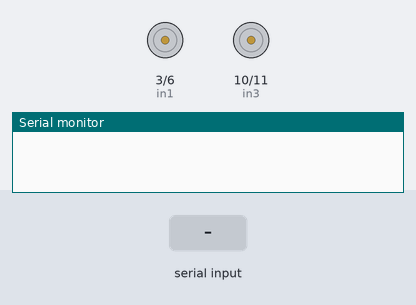
The sketch below on a simulated Arduino Uno, built with avr-gcc and run on an emulated ATmega328P. Parts: motor-driver pin pairs drawn as motors (green arrow = first pin HIGH = forward, orange = second pin HIGH = backward, longer = more drive), the last lines printed to the serial monitor. The test bench sets the inputs (shaded band).

Above: at 1.2 s.
1.3 s: "B" received over the second serial link
At 1.9 s:
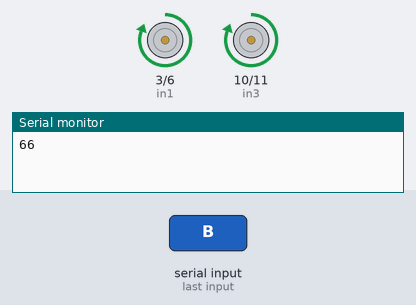
2.8 s: "F" received over the second serial link
At 3.1 s:
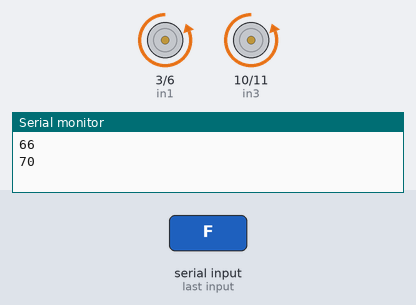
4.3 s: "L" received over the second serial link
At 5.4 s:
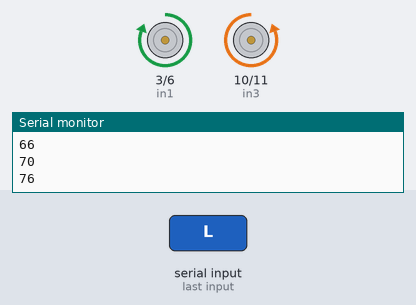
5.8 s: "R" received over the second serial link
At 6.5 s:
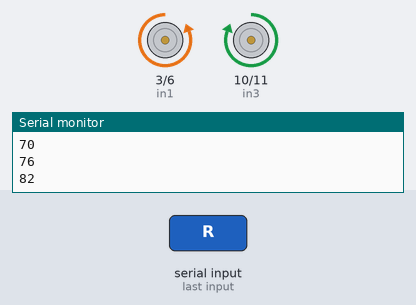
7.3 s: "S" received over the second serial link
At 7.7 s:
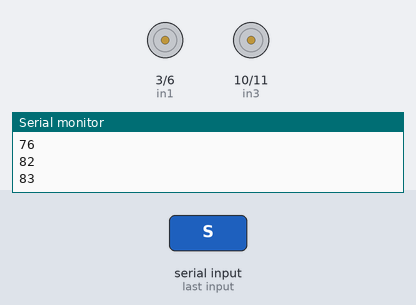
Timing chart, 0 to 9.8 s (numbered marks = the images above; inputs shaded):
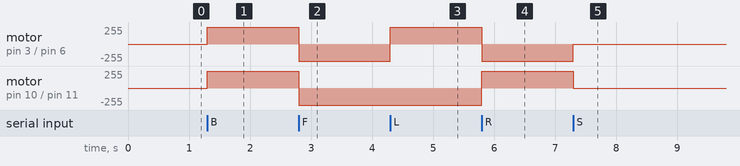

The sketch:

car.ino
```cpp
#include<SoftwareSerial.h>
int in1 = 3;
int in2 = 6;
int in3 = 10;
int in4 = 11;
int x ;
SoftwareSerial HC05(7,8);

void setup() {
  // put your setup code here, to run once:
pinMode(in1,OUTPUT);
pinMode(in2,OUTPUT);
pinMode(in3,OUTPUT);
pinMode(in4,OUTPUT);
Serial.begin(9600);
HC05.begin(9600);
}

void loop() {
  // put your main code here, to run repeatedly:
if(HC05.available())
{
  x = HC05.read();
  Serial.println(x);
}
if(x==83){
  digitalWrite(in1,LOW);
  digitalWrite(in2,LOW);
  digitalWrite(in3,LOW);
  digitalWrite(in4,LOW);
}
if(x==66){
  digitalWrite(in1,HIGH);
  digitalWrite(in2,LOW);
  digitalWrite(in3,HIGH);
  digitalWrite(in4,LOW);

}
if(x==70){
  digitalWrite(in1,LOW);
  digitalWrite(in2,HIGH);
  digitalWrite(in3,LOW);
  digitalWrite(in4,HIGH);

}
if(x==76){
  digitalWrite(in1,HIGH);
  digitalWrite(in2,LOW);
  digitalWrite(in3,LOW);
  digitalWrite(in4,HIGH);

}
if(x==82){
  digitalWrite(in1,LOW);
  digitalWrite(in2,HIGH);
  digitalWrite(in3,HIGH);
  digitalWrite(in4,LOW);
}
}
```

Measured:
- after the input at 1.3 s, motor on pin 3 (in1) / pin 6 (in2), motor on pin 10 (in3) / pin 11 (in4): stopped → forward 255/255 at once
- after the input at 2.8 s, motor on pin 3 (in1) / pin 6 (in2), motor on pin 10 (in3) / pin 11 (in4): forward 255/255 → backward 255/255 at once
- after the input at 4.3 s, motor on pin 3 (in1) / pin 6 (in2): backward 255/255 → forward 255/255 at once
- after the input at 5.8 s, motor on pin 3 (in1) / pin 6 (in2): forward 255/255 → backward 255/255 at once; motor on pin 10 (in3) / pin 11 (in4): backward 255/255 → forward 255/255 at once
- after the input at 7.3 s, motor on pin 3 (in1) / pin 6 (in2): backward 255/255 → stopped at once; motor on pin 10 (in3) / pin 11 (in4): forward 255/255 → stopped at once
